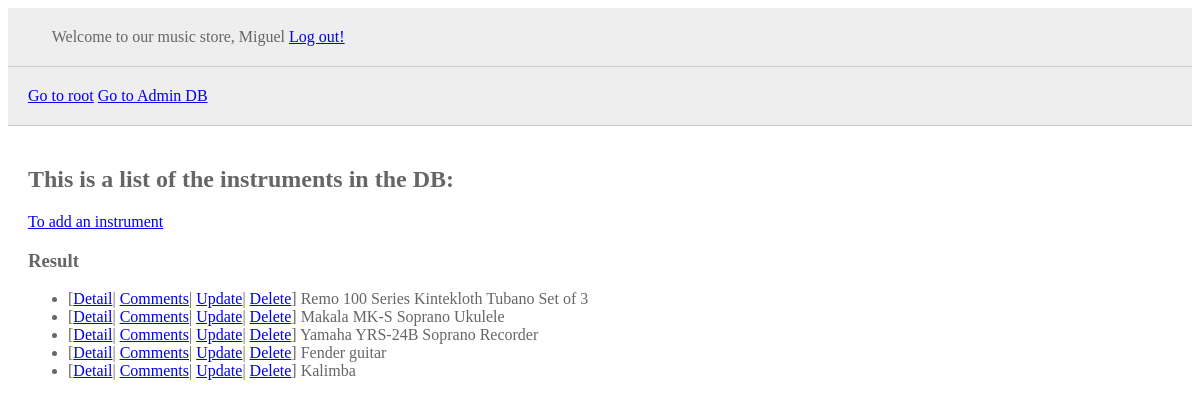
Page /instruments/show/all (signed in) on the committed database.
### tables this page shows
CREATE TABLE "instruments" (
	"ref_num"	INTEGER,
	"name"	TEXT NOT NULL,
	"category"	TEXT NOT NULL,
	"image"	TEXT NOT NULL,
	PRIMARY KEY("ref_num")
);

### micro_webapp.py (the view)
@app.route('/instruments/show/all')
def show_all():
    if  instrument_helpers.role_check(session) != 'admin':
        res = "for admin only, please login"
        return render_template('messages.html', message=res)
    res = []
    refList = iclass.Instrument.find_all_ref()
    for ref in refList:
        instrument = iclass.Instrument.from_reference(ref)
        res.append(instrument.dict_wrapper())
    return render_template('index.html', instruments=res)

### instrument_class.py (called while the page is built)
    def dict_wrapper(self):
        return {"ref_num":self.ref,"category":self.category,"name":self.name,"url":self.url}

    @classmethod
    def from_reference(cls, ref):
        conn = sqlite3.connect(DB_NAME)
        c = conn.cursor()
        query = f"SELECT * FROM {TABLE_NAME} WHERE ref_num=?"
        c.execute(query, (ref,))
        record = c.fetchone()
        if record is not None:
            _, name, cat, url = record
            conn.close()
            return cls(ref, cat, name, url)
        else:
            conn.close()
            return None

    @staticmethod
    def find_all_ref():
        conn = sqlite3.connect(DB_NAME)
        c = conn.cursor()
        query = f"SELECT * FROM {TABLE_NAME};"
        c.execute(query)
        all_ref=[]
        for row in c:
            try:
                if row[0] < MIN_REF:
                    raise MyException(f'find_all_ref error: {row[1]} with REF_NUM {row[0]}')
            except MyException as e:
                print(e.msg)
            else:
                all_ref.append(row[0])
        conn.close()
        return all_ref

### instrument_helpers.py (called while the page is built)
def role_check (session):
    if session is None:
        return 0
    elif 'role' not in session:
        return 0
    else:
        return session['role']

### templates/index.html
{% extends 'base.html' %}
{% block body %}
    <section>
        <h1>This is a list of the instruments in the DB:</h1>
        <a href="/instruments/create">To add an instrument</a> <br>
        <h3>Result</h3>
        {% if instruments %}
            <ul>
            {% for instrument in instruments %}
            <li>[<a href="/instruments/show/{{instrument['ref_num']}}">Detail</a>|
                <a href="/instruments/analysis/{{instrument['ref_num']}}">Comments</a>|
                <a href="/instruments/update/{{instrument['ref_num']}}">Update</a>|
                <a href="/instruments/delete/{{instrument['ref_num']}}">Delete</a>]  {{instrument["name"]}}</li>
            {% endfor %}
            </ul>
        {% endif %}
    </section>
</body>
{% endblock %}

### templates/base.html (shortened to what this page needs)
<!DOCTYPE html>
<html lang="en">
    <head>
    </head>
<body>
{% if session['username'] %}
<header>
    Welcome to our music store, {{session['username']}}
    <a href="{{url_for('logout')}}">Log out!</a>
</header>
{% else %}
<header>
    <img src="">
    Welcome to our music store, please <a href="{{url_for('login')}}">Log in!</a>
</header>
{% endif %}
<header>
{% if session['role'] == 'admin'%}
    <a href="/">Go to root</a> <a href="/instruments/show/all">Go to Admin DB</a>
{% elif session['role'] == 'buyer' %}
    <a href="/">Go to root</a>  <a href="/cart/show/all">Go to cart</a>
{% else %}
    <a href="/">Go to root</a>
{% endif %}
</header>
{% block body %}{% endblock %}
</body>
</html>

### templates/base.html (style rules this page uses)
section { color: #666; padding: 20px; }

### rows in the picture
instruments: name "Remo 100 Series Kintekloth Tubano Set of 3"
instruments: name "Makala MK-S Soprano Ukulele"
instruments: name "Yamaha YRS-24B Soprano Recorder"
instruments: name "Fender guitar"
instruments: name "Kalimba"

### other values in the picture
{{ session['username'] }} "Miguel"
